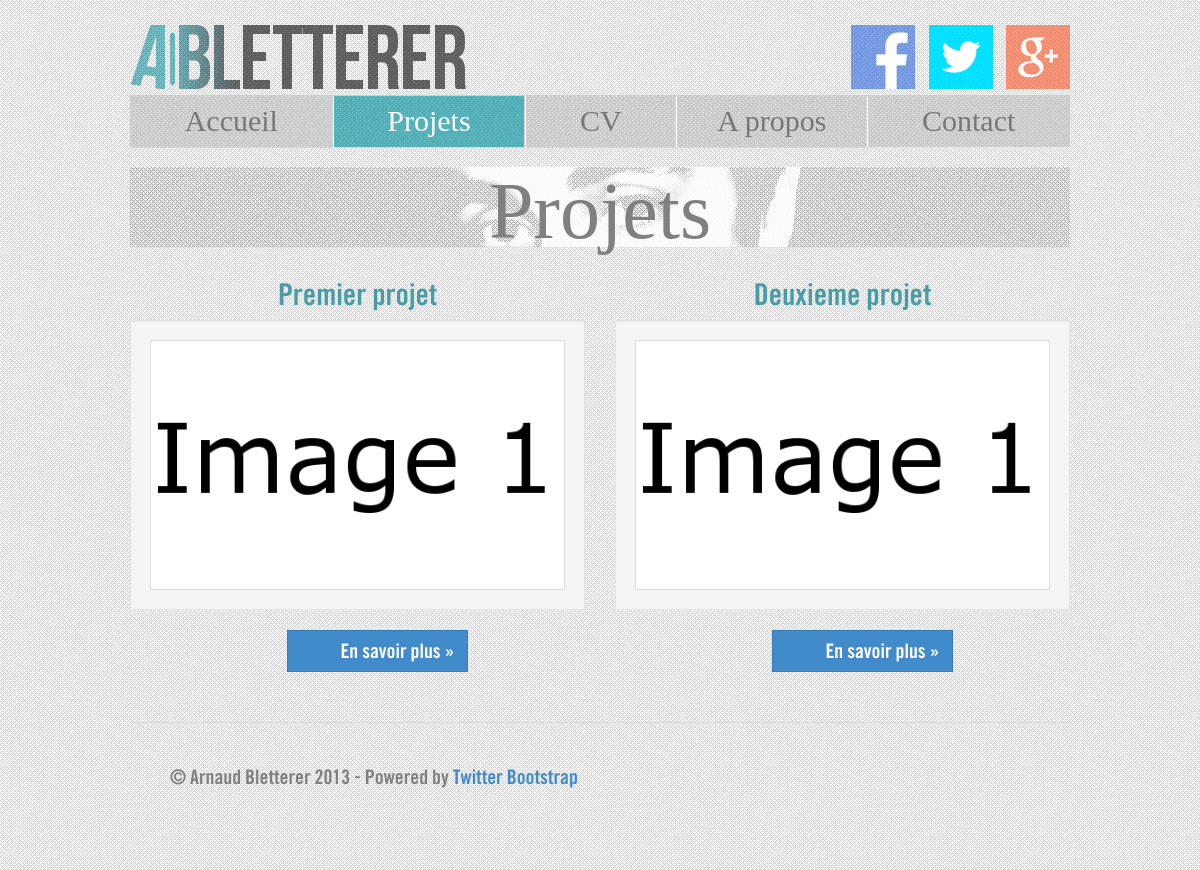
The page /projets.php on the database its author committed.
### tables this page shows
CREATE TABLE `projet` (
  `idProjet` int(11) NOT NULL AUTO_INCREMENT,
  `nomProjet` varchar(50) NOT NULL,
  `descriptionProjet` text NOT NULL,
  `imageProjet` varchar(50) NOT NULL,
  `urlProjet` varchar(50) NOT NULL,
  PRIMARY KEY (`idProjet`),
  UNIQUE KEY `nomProjet` (`nomProjet`)
);

### projets.php (the view, shortened to what this page needs)
<?php
try {
    $pdo = new PDO($stringConn, $userConn, $mdpConn, $argsConn);
}
catch (Exception $e) {
    echo 'Erreur : '.$e->getMessage().'<br />';
    echo 'N° : '.$e->getCode();
}
$stmt = $pdo->query("SELECT * FROM projet");
$projets = $stmt->fetchAll(PDO::FETCH_ASSOC);
?>
<?php require_once("header.php"); ?>
    <span class="title-h1">
        <h1>Projets</h1>
    </span>
    <div class="row">
<?php
foreach($projets as $projet) { ?>
        <div class="col-xs-6" style="text-align:center;">
            <h2><?php echo $projet["nomProjet"];?></h2>
            <div class=well><img src="img/Projets/<?php echo $projet["imageProjet"]; ?>" alt="<?php echo $projet["nomProjet"]; ?>" width="100%" class="img-thumbnail"/></div>
            <p><a class="btn btn-primary" href="#">En savoir plus &raquo;</a></p>
        </div>
<?php }
?>
    </div>
<?php require_once("footer.php"); ?>

### css/justified-nav.css (style rules this page uses)
body { padding-top: 20px; }

### css/main.css (style rules this page uses)
body { padding-top: 20px; padding-bottom: 60px; color:gray; overflow-y: scroll; }
.footer,.btn { font-size:20px; }
body { background-image: url('../img/lghtmesh.png'); }
span.title-h1 h1 { font-size: 80px; text-align:center; background-image: url('../img/profil-h1.png'); height:80px; }
h2 { font-family:TraditionellSans; color:#499ca4; }
table,p,address,input,label,textarea { font-family:TraditionellSans; font-size:20px; }
p { text-indent:2em; }

### rows shown on the page
projet: nomProjet "Premier projet", imageProjet (picture)
projet: nomProjet "Deuxieme projet", imageProjet (picture)
